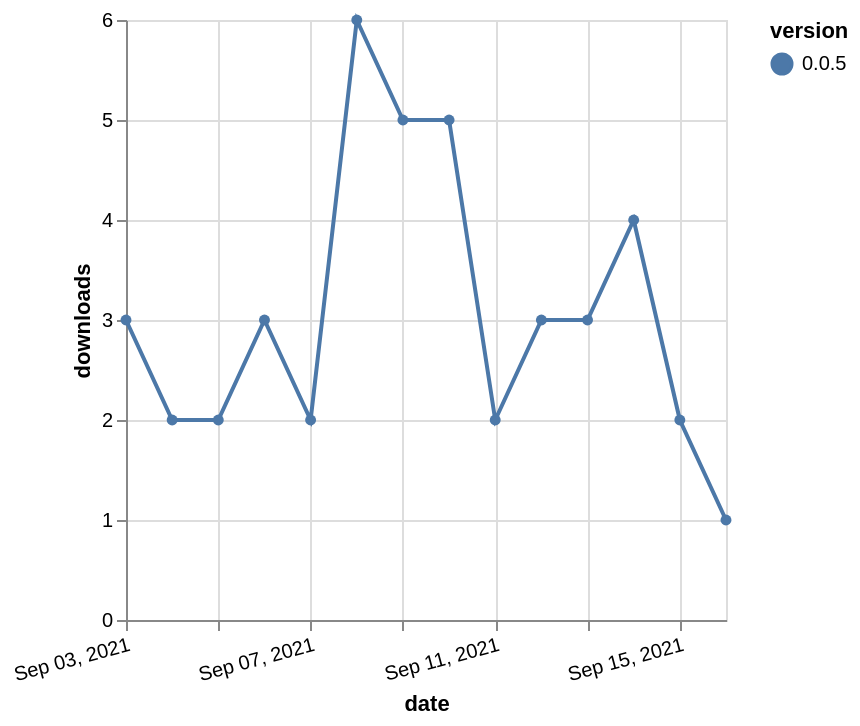

Describe this chart as a Vega-Lite specification.
### Vega-Lite specification from a JSON file in a GitHub repository (floating-point values rounded to 4 significant figures)
{"$schema": "https://vega.github.io/schema/vega-lite/v5.json", "description": "A simple bar chart with embedded data.", "data": {"values": [{"date": "2021-09-03", "total": 3415, "delta": 3, "version": "0.0.5"}, {"date": "2021-09-04", "total": 3417, "delta": 2, "version": "0.0.5"}, {"date": "2021-09-05", "total": 3419, "delta": 2, "version": "0.0.5"}, {"date": "2021-09-06", "total": 3422, "delta": 3, "version": "0.0.5"}, {"date": "2021-09-07", "total": 3424, "delta": 2, "version": "0.0.5"}, {"date": "2021-09-08", "total": 3430, "delta": 6, "version": "0.0.5"}, {"date": "2021-09-09", "total": 3435, "delta": 5, "version": "0.0.5"}, {"date": "2021-09-10", "total": 3440, "delta": 5, "version": "0.0.5"}, {"date": "2021-09-11", "total": 3442, "delta": 2, "version": "0.0.5"}, {"date": "2021-09-12", "total": 3445, "delta": 3, "version": "0.0.5"}, {"date": "2021-09-13", "total": 3448, "delta": 3, "version": "0.0.5"}, {"date": "2021-09-14", "total": 3452, "delta": 4, "version": "0.0.5"}, {"date": "2021-09-15", "total": 3454, "delta": 2, "version": "0.0.5"}, {"date": "2021-09-16", "total": 3455, "delta": 1, "version": "0.0.5"}]}, "width": "container", "mark": {"type": "line", "point": {"filled": true}}, "encoding": {"x": {"field": "date", "type": "temporal", "timeUnit": "yearmonthdate", "title": "date", "axis": {"labelAngle": -15}}, "y": {"field": "delta", "type": "quantitative", "title": "downloads"}, "color": {"field": "version", "type": "nominal"}, "tooltip": {"field": "delta"}}}
